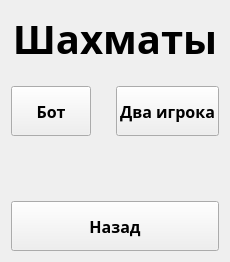
         <widget class="QWidget" name="page_2">
          <layout class="QVBoxLayout" name="verticalLayout_2" stretch="20,19,0,19">
           <property name="spacing">
            <number>25</number>
           </property>
           <property name="leftMargin">
            <number>11</number>
           </property>
           <property name="topMargin">
            <number>11</number>
           </property>
           <property name="rightMargin">
            <number>11</number>
           </property>
           <property name="bottomMargin">
            <number>11</number>
           </property>
           <item>
            <widget class="QLabel" name="chess_title_2">
             <property name="enabled">
              <bool>true</bool>
             </property>
             <property name="maximumSize">
              <size>
               <width>16777215</width>
               <height>50</height>
              </size>
             </property>
             <property name="font">
              <font>
               <family>Segoe UI Black</family>
               <pointsize>30</pointsize>
               <bold>true</bold>
               <kerning>true</kerning>
              </font>
             </property>
             <property name="text">
              <string>Шахматы</string>
             </property>
             <property name="textFormat">
              <enum>Qt::TextFormat::AutoText</enum>
             </property>
             <property name="alignment">
              <set>Qt::AlignmentFlag::AlignHCenter|Qt::AlignmentFlag::AlignTop</set>
             </property>
            </widget>
           </item>
           <item>
            <layout class="QHBoxLayout" name="horizontalLayout_2" stretch="20,20">
             <item>
              <widget class="QPushButton" name="BotButton">
               <property name="sizePolicy">
                <sizepolicy hsizetype="Preferred" vsizetype="Preferred">
                 <horstretch>0</horstretch>
                 <verstretch>0</verstretch>
                </sizepolicy>
               </property>
               <property name="minimumSize">
                <size>
                 <width>0</width>
                 <height>50</height>
                </size>
               </property>
               <property name="maximumSize">
                <size>
                 <width>16777215</width>
                 <height>70</height>
                </size>
               </property>
               <property name="font">
                <font>
                 <family>Segoe UI Semibold</family>
                 <pointsize>12</pointsize>
                 <bold>true</bold>
                </font>
               </property>
               <property name="text">
                <string>Бот</string>
               </property>
               <property name="flat">
                <bool>false</bool>
               </property>
              </widget>
             </item>
             <item>
              <widget class="QPushButton" name="TwoPlayersButton">
               <property name="sizePolicy">
                <sizepolicy hsizetype="Preferred" vsizetype="Preferred">
                 <horstretch>0</horstretch>
                 <verstretch>0</verstretch>
                </sizepolicy>
               </property>
               <property name="minimumSize">
                <size>
                 <width>0</width>
                 <height>50</height>
                </size>
               </property>
               <property name="maximumSize">
                <size>
                 <width>16777215</width>
                 <height>70</height>
                </size>
               </property>
               <property name="font">
                <font>
                 <family>Segoe UI Semibold</family>
                 <pointsize>12</pointsize>
                 <bold>true</bold>
                </font>
               </property>
               <property name="text">
                <string>Два игрока</string>
               </property>
               <property name="flat">
                <bool>false</bool>
               </property>
              </widget>
             </item>
            </layout>
           </item>
           <item>
            <spacer name="verticalSpacer_8">
             <property name="orientation">
              <enum>Qt::Orientation::Vertical</enum>
             </property>
             <property name="sizeHint" stdset="0">
              <size>
               <width>20</width>
               <height>40</height>
              </size>
             </property>
            </spacer>
           </item>
           <item>
            <widget class="QPushButton" name="BackButton">
             <property name="sizePolicy">
              <sizepolicy hsizetype="Preferred" vsizetype="Preferred">
               <horstretch>0</horstretch>
               <verstretch>0</verstretch>
              </sizepolicy>
             </property>
             <property name="minimumSize">
              <size>
               <width>0</width>
               <height>50</height>
              </size>
             </property>
             <property name="maximumSize">
              <size>
               <width>16777215</width>
               <height>70</height>
              </size>
             </property>
             <property name="font">
              <font>
               <family>Segoe UI Semibold</family>
               <pointsize>12</pointsize>
               <bold>true</bold>
              </font>
             </property>
             <property name="text">
              <string>Назад</string>
             </property>
             <property name="flat">
              <bool>false</bool>
             </property>
            </widget>
           </item>
          </layout>
         </widget>
